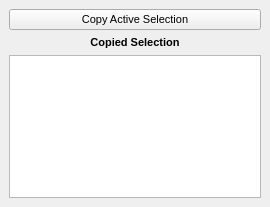
<ui version="4.0" >
 <class>pqSelectionInputWidget</class>
 <widget class="QWidget" name="pqSelectionInputWidget" >
  <property name="geometry" >
   <rect>
    <x>0</x>
    <y>0</y>
    <width>270</width>
    <height>207</height>
   </rect>
  </property>
  <property name="font" >
   <font>
    <pointsize>8</pointsize>
    <weight>75</weight>
    <bold>true</bold>
   </font>
  </property>
  <property name="windowTitle" >
   <string>Form</string>
  </property>
  <layout class="QVBoxLayout" >
   <property name="spacing" >
    <number>6</number>
   </property>
   <property name="leftMargin" >
    <number>9</number>
   </property>
   <property name="topMargin" >
    <number>9</number>
   </property>
   <property name="rightMargin" >
    <number>9</number>
   </property>
   <property name="bottomMargin" >
    <number>9</number>
   </property>
   <item>
    <widget class="QPushButton" name="pushButtonCopySelection" >
     <property name="font" >
      <font>
       <weight>50</weight>
       <bold>false</bold>
      </font>
     </property>
     <property name="text" >
      <string>Copy Active Selection</string>
     </property>
    </widget>
   </item>
   <item>
    <widget class="QLabel" name="label" >
     <property name="sizePolicy" >
      <sizepolicy vsizetype="Fixed" hsizetype="Preferred" >
       <horstretch>0</horstretch>
       <verstretch>0</verstretch>
      </sizepolicy>
     </property>
     <property name="font" >
      <font>
       <weight>75</weight>
       <bold>true</bold>
      </font>
     </property>
     <property name="frameShape" >
      <enum>QFrame::NoFrame</enum>
     </property>
     <property name="text" >
      <string>Copied Selection</string>
     </property>
     <property name="textFormat" >
      <enum>Qt::AutoText</enum>
     </property>
     <property name="alignment" >
      <set>Qt::AlignCenter</set>
     </property>
     <property name="margin" >
      <number>10</number>
     </property>
    </widget>
   </item>
   <item>
    <widget class="QTextBrowser" name="textBrowser" >
     <property name="lineWrapMode" >
      <enum>QTextEdit::NoWrap</enum>
     </property>
    </widget>
   </item>
  </layout>
 </widget>
 <resources/>
 <connections/>
</ui>
